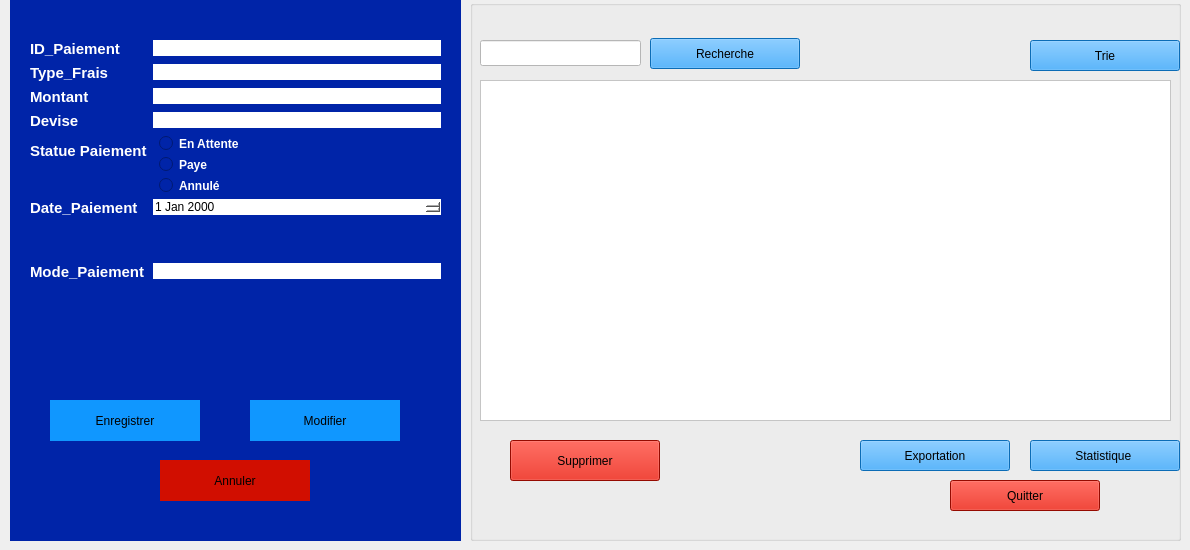
     <widget class="QWidget" name="tab_Paiement">
      <attribute name="title">
       <string>Gestion Paiement</string>
      </attribute>
      <widget class="QGroupBox" name="groupBox_5">
       <property name="geometry">
        <rect>
         <x>470</x>
         <y>0</y>
         <width>711</width>
         <height>541</height>
        </rect>
       </property>
       <property name="styleSheet">
        <string notr="true">background-color: rgb(0, 36, 168);
border: #A8D3F0;
/* Style pour tous les GroupBox */
QGroupBox {
    border: 2px solid #2c3e50; /* Couleur de la bordure */
    border-radius: 15px;      /* Même arrondi que les boutons */
    margin-top: 20px;         /* Espace pour le titre en haut */
    font-weight: bold;
    color: #2c3e50;
}

/* Style spécifique pour le titre du GroupBox */
QGroupBox::title {
    subcontrol-origin: margin;
    subcontrol-position: top center; /* Place le titre en haut au centre */
    padding: 0 10px;
}</string>
       </property>
       <property name="title">
        <string/>
       </property>
       <widget class="QLineEdit" name="rechPub_2">
        <property name="geometry">
         <rect>
          <x>10</x>
          <y>40</y>
          <width>161</width>
          <height>26</height>
         </rect>
        </property>
        <property name="styleSheet">
         <string notr="true">background-color: rgb(255, 255, 255);</string>
        </property>
       </widget>
       <widget class="QPushButton" name="recherchePub_2">
        <property name="geometry">
         <rect>
          <x>180</x>
          <y>38</y>
          <width>150</width>
          <height>31</height>
         </rect>
        </property>
        <property name="styleSheet">
         <string notr="true">background-color: rgb(16, 151, 255);
</string>
        </property>
        <property name="text">
         <string>Recherche</string>
        </property>
       </widget>
       <widget class="QPushButton" name="statPub_2">
        <property name="geometry">
         <rect>
          <x>560</x>
          <y>440</y>
          <width>150</width>
          <height>31</height>
         </rect>
        </property>
        <property name="styleSheet">
         <string notr="true">background-color: rgb(16, 151, 255);
</string>
        </property>
        <property name="text">
         <string>Statistique </string>
        </property>
       </widget>
       <widget class="QPushButton" name="SuppPub_2">
        <property name="geometry">
         <rect>
          <x>40</x>
          <y>440</y>
          <width>150</width>
          <height>41</height>
         </rect>
        </property>
        <property name="styleSheet">
         <string notr="true">background-color: rgb(209, 14, 0);</string>
        </property>
        <property name="text">
         <string>Supprimer</string>
        </property>
       </widget>
       <widget class="QPushButton" name="quitterPub_2">
        <property name="geometry">
         <rect>
          <x>480</x>
          <y>480</y>
          <width>150</width>
          <height>31</height>
         </rect>
        </property>
        <property name="styleSheet">
         <string notr="true">background-color: rgb(209, 14, 0);
</string>
        </property>
        <property name="text">
         <string>Quitter</string>
        </property>
       </widget>
       <widget class="QTableView" name="tableViewPub_2">
        <property name="geometry">
         <rect>
          <x>10</x>
          <y>80</y>
          <width>691</width>
          <height>341</height>
         </rect>
        </property>
        <property name="styleSheet">
         <string notr="true">background-color: rgb(255, 255, 255);
</string>
        </property>
       </widget>
       <widget class="QPushButton" name="expoPub_2">
        <property name="geometry">
         <rect>
          <x>390</x>
          <y>440</y>
          <width>150</width>
          <height>31</height>
         </rect>
        </property>
        <property name="styleSheet">
         <string notr="true">background-color: rgb(16, 151, 255);
</string>
        </property>
        <property name="text">
         <string>Exportation</string>
        </property>
       </widget>
       <widget class="QPushButton" name="triePub_2">
        <property name="geometry">
         <rect>
          <x>560</x>
          <y>40</y>
          <width>150</width>
          <height>31</height>
         </rect>
        </property>
        <property name="styleSheet">
         <string notr="true">background-color: rgb(16, 151, 255);
</string>
        </property>
        <property name="text">
         <string>Trie</string>
        </property>
       </widget>
      </widget>
      <widget class="QGroupBox" name="groupBox_6">
       <property name="geometry">
        <rect>
         <x>10</x>
         <y>0</y>
         <width>451</width>
         <height>541</height>
        </rect>
       </property>
       <property name="styleSheet">
        <string notr="true">background-color: rgb(0, 36, 168);
border: #A8D3F0;</string>
       </property>
       <property name="title">
        <string/>
       </property>
       <widget class="QWidget" name="formLayoutWidget_2">
        <property name="geometry">
         <rect>
          <x>20</x>
          <y>40</y>
          <width>411</width>
          <height>335</height>
         </rect>
        </property>
        <layout class="QFormLayout" name="formLayout_3">
         <item row="0" column="0">
          <widget class="QLabel" name="label_12">
           <property name="text">
            <string>&lt;html&gt;&lt;head/&gt;&lt;body&gt;&lt;p&gt;&lt;span style=&quot; font-size:11pt; font-weight:700; color:#ffffff;&quot;&gt;ID_Paiement&lt;/span&gt;&lt;/p&gt;&lt;/body&gt;&lt;/html&gt;</string>
           </property>
          </widget>
         </item>
         <item row="0" column="1">
          <widget class="QLineEdit" name="Id_utilisateur_2">
           <property name="styleSheet">
            <string notr="true">background-color: rgb(255, 255, 255);</string>
           </property>
          </widget>
         </item>
         <item row="1" column="0">
          <widget class="QLabel" name="label_13">
           <property name="text">
            <string>&lt;html&gt;&lt;head/&gt;&lt;body&gt;&lt;p&gt;&lt;span style=&quot; font-size:11pt; font-weight:700; color:#ffffff;&quot;&gt;Type_Frais&lt;/span&gt;&lt;/p&gt;&lt;/body&gt;&lt;/html&gt;</string>
           </property>
          </widget>
         </item>
         <item row="1" column="1">
          <widget class="QLineEdit" name="titrePub_2">
           <property name="styleSheet">
            <string notr="true">background-color: rgb(255, 255, 255);</string>
           </property>
          </widget>
         </item>
         <item row="2" column="0">
          <widget class="QLabel" name="label_14">
           <property name="text">
            <string>&lt;html&gt;&lt;head/&gt;&lt;body&gt;&lt;p&gt;&lt;span style=&quot; font-size:11pt; font-weight:700; color:#ffffff;&quot;&gt;Montant&lt;/span&gt;&lt;/p&gt;&lt;/body&gt;&lt;/html&gt;</string>
           </property>
          </widget>
         </item>
         <item row="2" column="1">
          <widget class="QLineEdit" name="auteurPub_2">
           <property name="styleSheet">
            <string notr="true">background-color: rgb(255, 255, 255);</string>
           </property>
          </widget>
         </item>
         <item row="3" column="0">
          <widget class="QLabel" name="label_15">
           <property name="text">
            <string>&lt;html&gt;&lt;head/&gt;&lt;body&gt;&lt;p&gt;&lt;span style=&quot; font-size:11pt; font-weight:700; color:#ffffff;&quot;&gt;Devise&lt;/span&gt;&lt;/p&gt;&lt;/body&gt;&lt;/html&gt;</string>
           </property>
          </widget>
         </item>
         <item row="3" column="1">
          <widget class="QLineEdit" name="abstractPub_2">
           <property name="styleSheet">
            <string notr="true">background-color: rgb(255, 255, 255);
</string>
           </property>
          </widget>
         </item>
         <item row="4" column="1">
          <layout class="QFormLayout" name="formLayout_4">
           <item row="0" column="1">
            <widget class="QRadioButton" name="radioButton_Admin_6">
             <property name="styleSheet">
              <string notr="true">color: white; font-weight: bold;</string>
             </property>
             <property name="text">
              <string>En Attente</string>
             </property>
            </widget>
           </item>
           <item row="2" column="1">
            <widget class="QRadioButton" name="radioButton_Admin_7">
             <property name="styleSheet">
              <string notr="true">color: white; font-weight: bold;</string>
             </property>
             <property name="text">
              <string>Annulé</string>
             </property>
            </widget>
           </item>
           <item row="1" column="1">
            <widget class="QRadioButton" name="radioButton_Admin_5">
             <property name="styleSheet">
              <string notr="true">color: white; font-weight: bold;</string>
             </property>
             <property name="text">
              <string>Paye</string>
             </property>
            </widget>
           </item>
          </layout>
         </item>
         <item row="5" column="0">
          <widget class="QLabel" name="label_19">
           <property name="text">
            <string>&lt;html&gt;&lt;head/&gt;&lt;body&gt;&lt;p&gt;&lt;span style=&quot; font-size:11pt; font-weight:700; color:#ffffff;&quot;&gt;Date_Paiement&lt;/span&gt;&lt;/p&gt;&lt;p&gt;&lt;br/&gt;&lt;/p&gt;&lt;/body&gt;&lt;/html&gt;</string>
           </property>
          </widget>
         </item>
         <item row="5" column="1">
          <widget class="QDateEdit" name="datePub_2">
           <property name="styleSheet">
            <string notr="true">background-color: rgb(255, 255, 255);</string>
           </property>
          </widget>
         </item>
         <item row="4" column="0">
          <widget class="QLabel" name="label_16">
           <property name="text">
            <string>&lt;html&gt;&lt;head/&gt;&lt;body&gt;&lt;p&gt;&lt;span style=&quot; font-size:11pt; font-weight:700; color:#ffffff;&quot;&gt;Statue Paiement&lt;/span&gt;&lt;/p&gt;&lt;/body&gt;&lt;/html&gt;</string>
           </property>
          </widget>
         </item>
         <item row="6" column="0">
          <widget class="QLabel" name="label_17">
           <property name="text">
            <string>&lt;html&gt;&lt;head/&gt;&lt;body&gt;&lt;p&gt;&lt;span style=&quot; font-size:11pt; font-weight:700; color:#ffffff;&quot;&gt;Mode_Paiement&lt;/span&gt;&lt;/p&gt;&lt;/body&gt;&lt;/html&gt;</string>
           </property>
          </widget>
         </item>
         <item row="6" column="1">
          <widget class="QLineEdit" name="abstractPub_3">
           <property name="styleSheet">
            <string notr="true">background-color: rgb(255, 255, 255);
</string>
           </property>
          </widget>
         </item>
        </layout>
       </widget>
       <widget class="QPushButton" name="enregistrer_2">
        <property name="geometry">
         <rect>
          <x>40</x>
          <y>400</y>
          <width>150</width>
          <height>41</height>
         </rect>
        </property>
        <property name="minimumSize">
         <size>
          <width>0</width>
          <height>0</height>
         </size>
        </property>
        <property name="styleSheet">
         <string notr="true">background-color: rgb(16, 151, 255);
</string>
        </property>
        <property name="text">
         <string>Enregistrer</string>
        </property>
       </widget>
       <widget class="QPushButton" name="modif_2">
        <property name="geometry">
         <rect>
          <x>240</x>
          <y>400</y>
          <width>150</width>
          <height>41</height>
         </rect>
        </property>
        <property name="styleSheet">
         <string notr="true">background-color: rgb(16, 151, 255);
</string>
        </property>
        <property name="text">
         <string>Modifier</string>
        </property>
       </widget>
       <widget class="QPushButton" name="annuler_2">
        <property name="geometry">
         <rect>
          <x>150</x>
          <y>460</y>
          <width>150</width>
          <height>41</height>
         </rect>
        </property>
        <property name="styleSheet">
         <string notr="true">background-color: rgb(209, 14, 0);
</string>
        </property>
        <property name="text">
         <string>Annuler</string>
        </property>
       </widget>
      </widget>
     </widget>
